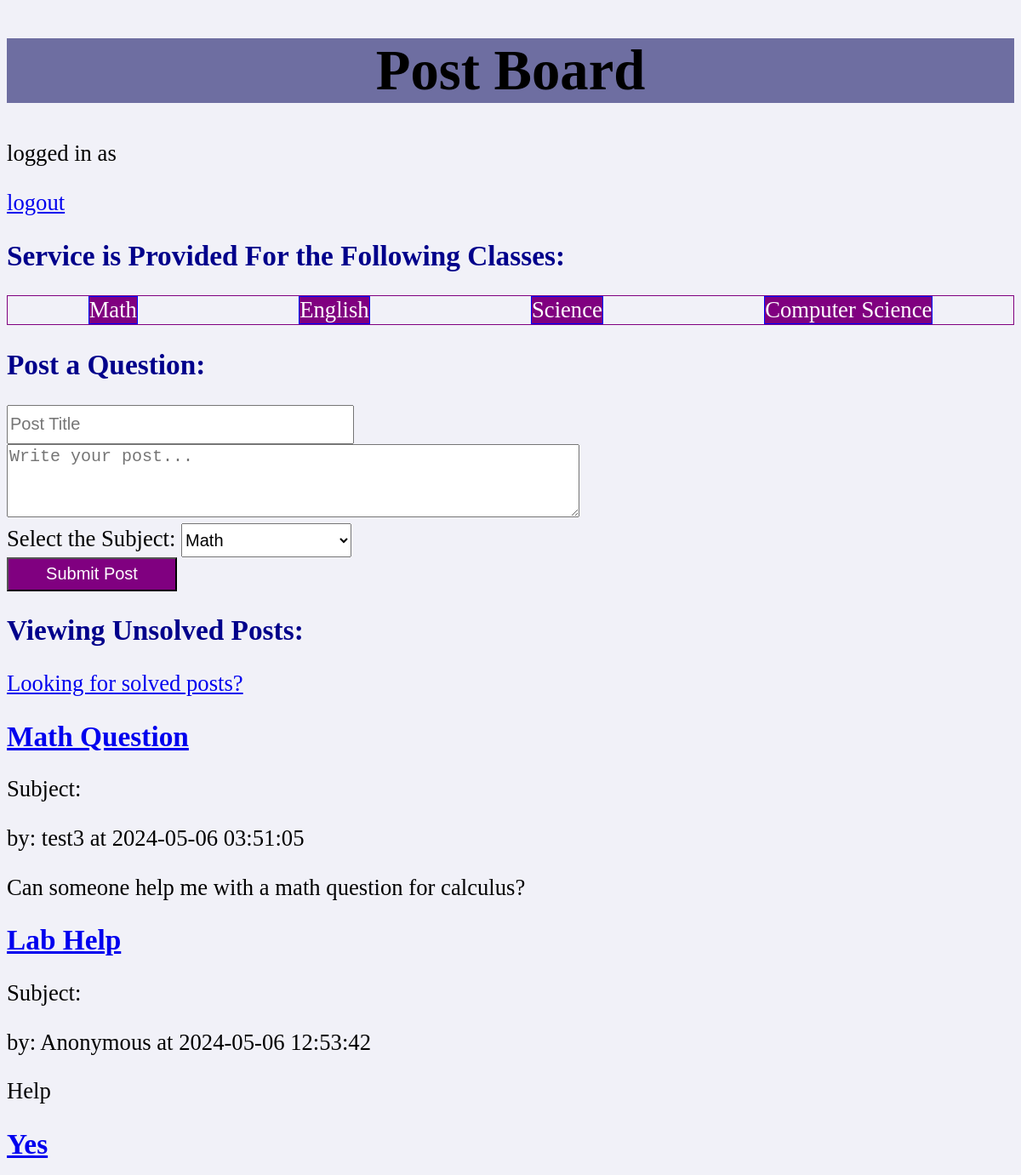
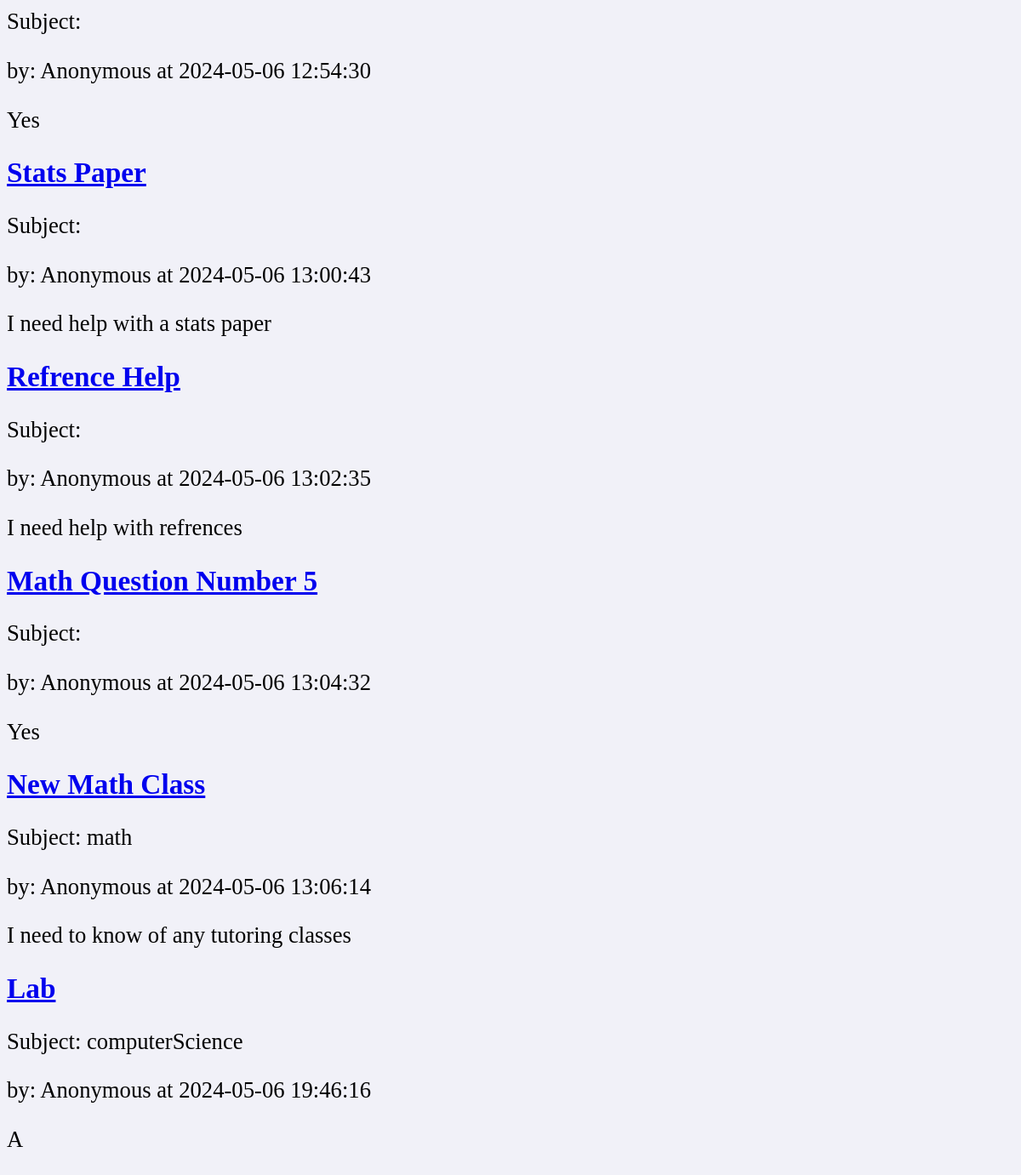
The app's page / (signed in) with its own data (2 pictures, top to bottom).
### tables this page shows
CREATE TABLE `posts` (
  `userid` varchar(16) NOT NULL,
  `postid` int(16) NOT NULL,
  `title` varchar(32) NOT NULL,
  `content` text NOT NULL,
  `subjectName` varchar(30) NOT NULL,
  `solved` int(1) NOT NULL DEFAULT 0,
  `timest` timestamp NOT NULL DEFAULT current_timestamp()
);

### index.php (the view, shortened to what this page needs)
<!DOCTYPE html>
<html>
<head>
    <link rel="stylesheet" href="homepage.css">
</head>
<body>
<h1>Post Board</h1>
<?php
if(isset($_SESSION["loggedin"]) && $_SESSION["loggedin"] == true)
{
    echo "logged in as ";
    echo "<p><a href='logout.php'>logout</a></p>";
}
else{
    echo "<p><a href='login.php'>login</a></p>";
}
?>
<h2>Service is Provided For the Following Classes:</h3>
<div class="container">
    <div class="subjectSelected">Math</div>
    <div class="subjectSelected">English</div>
    <div class="subjectSelected">Science</div>
    <div class="subjectSelected">Computer Science</div>
</div>
<div class="postQuestion">
    <h2>Post a Question:</h2>
    <form action="submit_post.php" method="post">
        <input type="text" name="post_title" placeholder="Post Title" required><br>
        <textarea name="post_content" placeholder="Write your post..." required></textarea><br>
        <label fore="subject">Select the Subject:</label>
        <select name="subject" id="subject" required>
            <option value="math">Math</option>
        </select><br>
        <input type="submit" value="Submit Post">
    </form>
</div>
<?php
$db = new mysqli("localhost", "root", "", "postz");
$query = "SELECT * FROM posts WHERE solved=0";
$result = $db->query($query);
echo "<h2> Viewing Unsolved Posts: </h2>";
echo "<p><a href='solved.php'>Looking for solved posts?</a></p>";
while ($row = $result->fetch_assoc()) {
    echo "<h2><a href='reply.php?postid={$row['postid']}'>{$row['title']}</a></h2>";
    echo "<p>Subject: {$row['subjectName']}</p>";
    echo "<p>by: {$row['userid']} at {$row['timest']}</p>";
    echo "<p>{$row['content']}</p>";
}
?>
</body>
</html>

### homepage.css (style rules this page uses)
body { background-color: rgb(241, 241, 248); font-size: 20pt; font-family: Georgia, 'Times New Roman', Times, serif; }
h1 { text-align: center; font-size: 50pt; background-color: rgb(110, 110, 161); }
h2 { color:darkblue; font-size:25pt; }
.container { display:flex; flex-direction: row; border:1px solid purple; justify-content: space-around; }
.subjectSelected { color:white; background-color: purple; border:1px solid blue; }
.postQuestion { border:1px rgb(62, 47, 62); }
select { width:150pt; height:30pt; font-size: 15pt; }
input[type="text"] { width:300pt; height:30pt; font-size: 15pt; }
textarea { width:500pt; height:60pt; font-size: 15pt; }
input[type="submit"] { background-color: purple; color:white; width:150pt; height: 30pt; font-size:15pt; }

### records on screen
posts: title "Math Question", userid "test3", timest "2024-05-06 03:51:05", content "Can someone help me with a math question for calculus?"
posts: title "Lab Help", userid "Anonymous", timest "2024-05-06 12:53:42", content "Help"
posts: title "Yes", userid "Anonymous", timest "2024-05-06 12:54:30", content "Yes"
posts: title "Stats Paper", userid "Anonymous", timest "2024-05-06 13:00:43", content "I need help with a stats paper"
posts: title "Refrence Help", userid "Anonymous", timest "2024-05-06 13:02:35", content "I need help with refrences"
posts: title "Math Question Number 5", userid "Anonymous", timest "2024-05-06 13:04:32", content "Yes"
posts: title "New Math Class", subjectName "math", userid "Anonymous", timest "2024-05-06 13:06:14", content "I need to know of any tutoring classes"
posts: title "Lab", subjectName "computerScience", userid "Anonymous", timest "2024-05-06 19:46:16", content "A"
